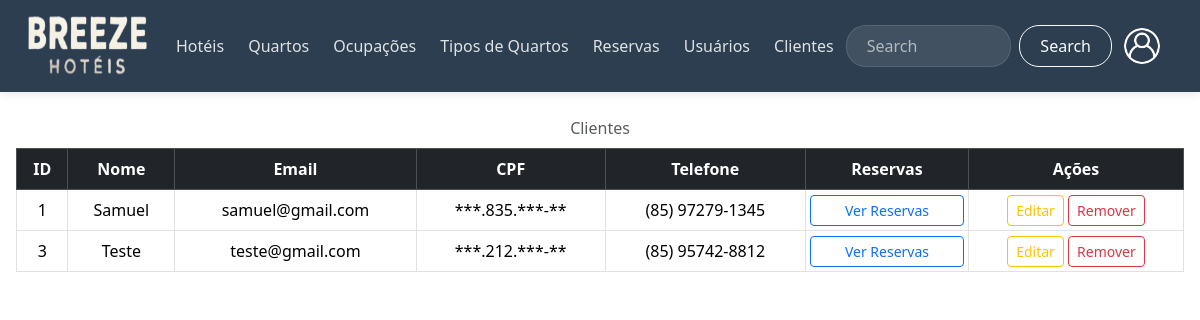
Before: /codes/pages/adm/read/clientes.php (signed in) with the older database file.
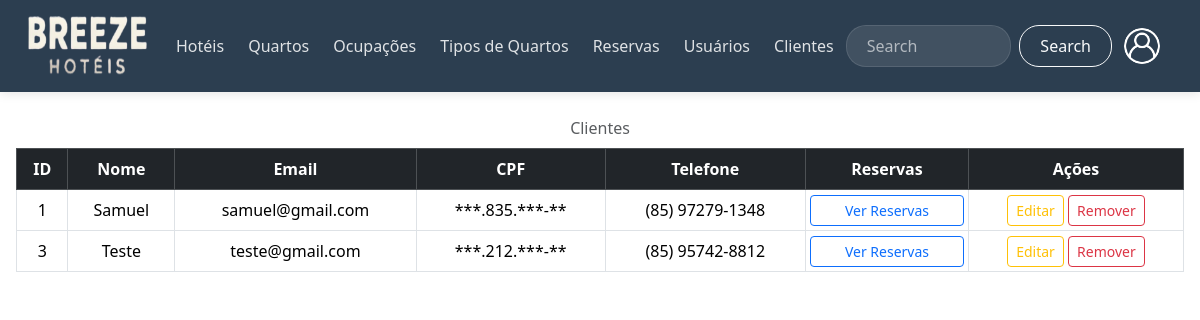
After: the same page with the newer database file.
### tables this page shows
CREATE TABLE `cliente` (
  `idcliente` int(11) NOT NULL,
  `cpf` varchar(14) NOT NULL,
  `telefone` varchar(255) NOT NULL,
  `q_idquarto` int(11) NOT NULL,
  `qh_idhotel` int(11) NOT NULL,
  `qtq_idtipo` int(11) NOT NULL,
  `u_idusuarios` int(11) NOT NULL
);

CREATE TABLE `usuarios` (
  `idusuarios` int(11) NOT NULL,
  `nome` varchar(255) NOT NULL,
  `email` varchar(255) NOT NULL,
  `senha` varchar(255) NOT NULL
);

### codes/pages/adm/read/clientes.php (the view, shortened to what the changed rows need)
<?php
include __DIR__ . "/../../../conn/conn.php";
?>
<!DOCTYPE html>
<html lang="pt-br">
<head>
  <link href="https://cdn.jsdelivr.net/npm/bootstrap@5.3.5/dist/css/bootstrap.min.css" rel="stylesheet">
  <link href="/breeze/codes/css/hospedes.css?v=<?= time() ?>" defer rel="stylesheet">
</head>
<body>
  <main class="w-100 m-auto form-container">
    <table class="table table-bordered align-middle caption-top mb-0">
      <thead class="table-dark text-center">
        <tr>
          <th class="sortable"> ID </th>
          <th class="sortable"> Nome </th>
          <th class="sortable"> Email </th>
          <th class="sortable"> CPF </th>
          <th class="sortable"> Telefone </th>
          <th> Reservas </th>
          <th> Ações </th>
        </tr>
      </thead>
      <tbody>
        <?php
          try {
            $sql = "SELECT c.idcliente, c.cpf, c.telefone, c.u_idusuarios, u.idusuarios, u.nome, u.email
                    FROM cliente c
                    JOIN usuarios u ON c.u_idusuarios = u.idusuarios";
            $stmt = $conn->prepare($sql);
            if ($stmt->execute()) {
                $clientes = $stmt->fetchAll(PDO::FETCH_ASSOC);
            } else {
                $clientes = [];
            }
            if ($clientes) {
              foreach ($clientes as $row) {
                $cpf = $row['cpf'];
                $cpfFormat = '***.' . substr($cpf, 4, 3) . '.***-**';
                echo '<tr class="text-center align-middle">
                        <td>'.$row["idcliente"].'</td>
                        <td>'.$row["nome"].'</td>
                        <td>'.$row["email"].'</td>
                        <td>'.$cpfFormat.'</td>
                        <td>'.$row["telefone"].'</td>
                        <td class="p-1">
                          <button class="btn btn-outline-primary btn-sm w-100 ver-reservas-btn" reservas="'.$row["idcliente"].'" data-bs-toggle="modal" data-bs-target="#modalReservas">
                            Ver Reservas
                          </button>
                        </td>
                        <td class="p-1">
                          <button class="btn btn-outline-warning btn-sm w-49 btn-editar" editar="' . htmlspecialchars($row["idcliente"]) . '" data-bs-toggle="modal" data-bs-target="#modalEditar">
                            Editar
                          </button>
                          <button class="btn btn-outline-danger btn-sm w-49 btn-remover" remover="' . $row["idcliente"] . '" data-bs-toggle="modal" data-bs-target="#modalRemover">
                            Remover
                          </button>
                        </td>
                      </tr>';
            }
            } else {
                echo "<tr><td colspan='7' class='text-center'>Nenhum cliente cadastrado.</td></tr>";
            }
        } catch (PDOException $e) {
            echo "<tr><td colspan='7' class='text-danger'>Erro ao buscar hóspedes: " . $e->getMessage() . "</td></tr>";
        }
        ?>
      </tbody>
      <caption class="text-center"> Clientes </caption>
    </table>
  </main>
</body>
</html>

Changed rows visible on the page:
changed cliente "Samuel": telefone "(85) 97279-1345" → "(85) 97279-1348"
